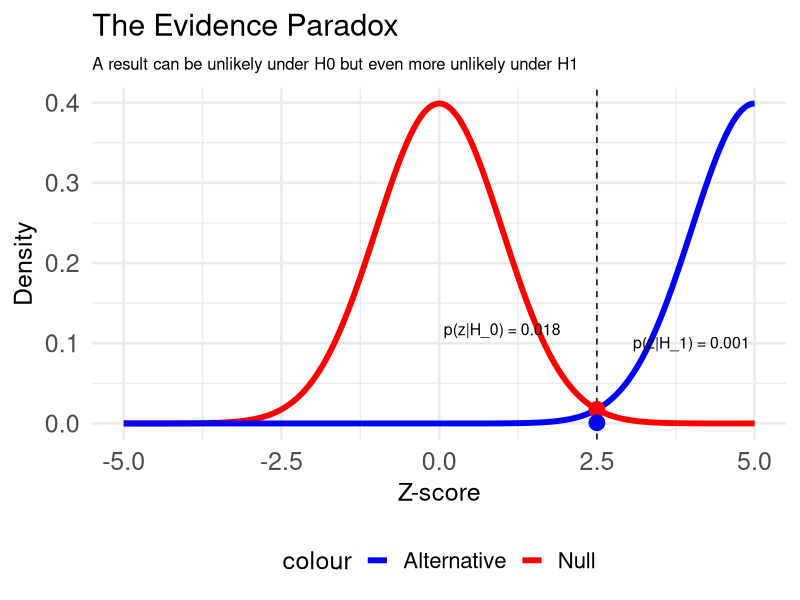
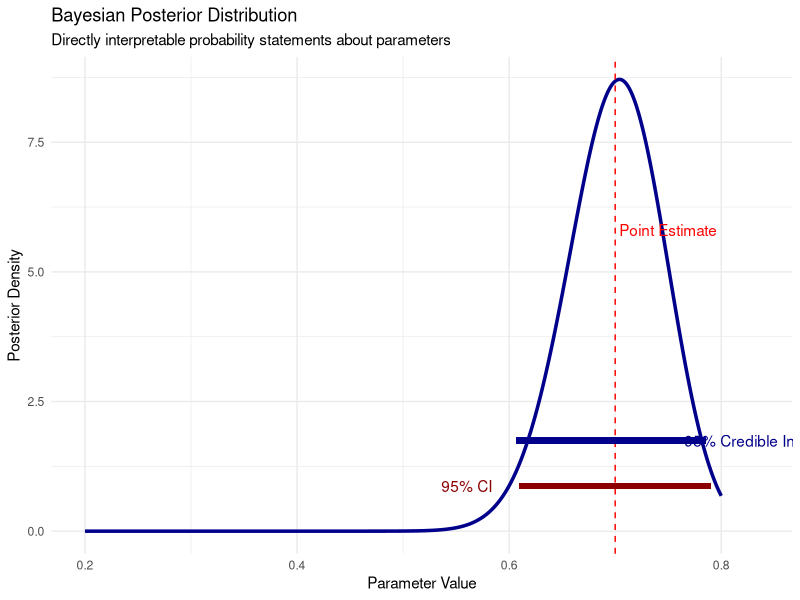
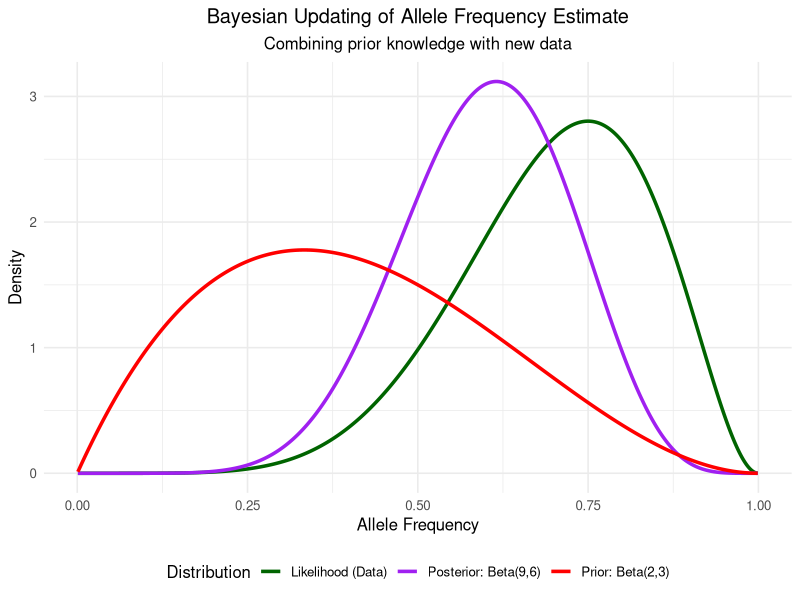
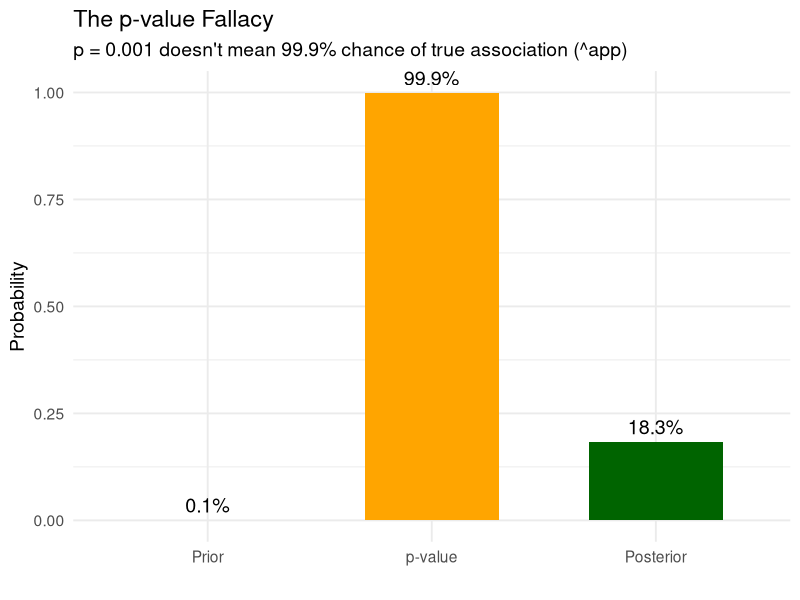
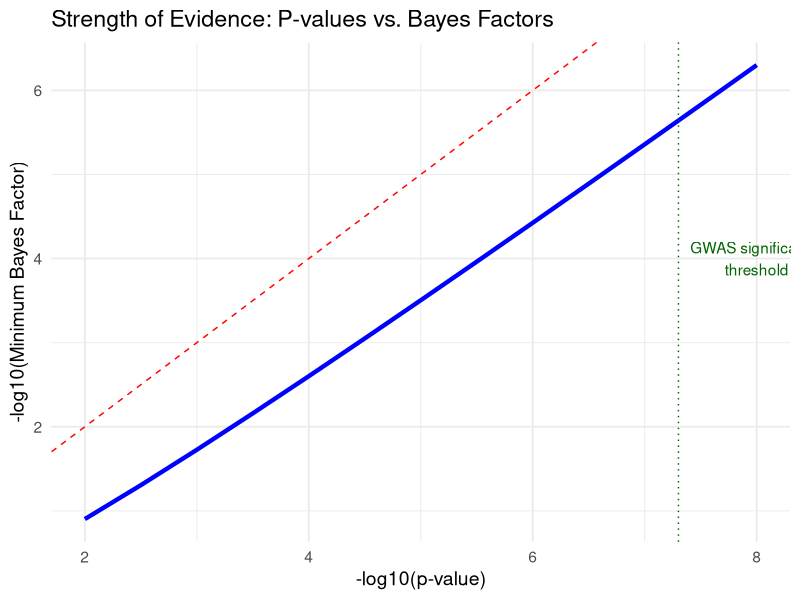
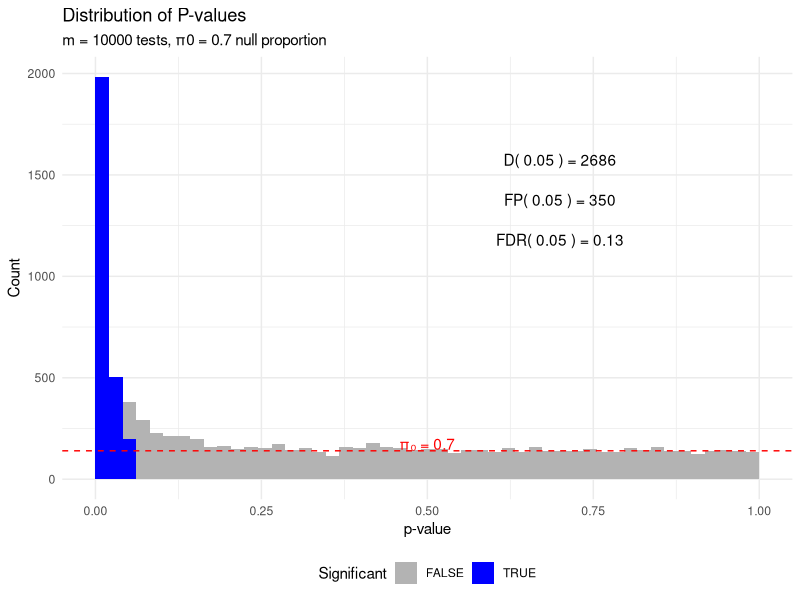
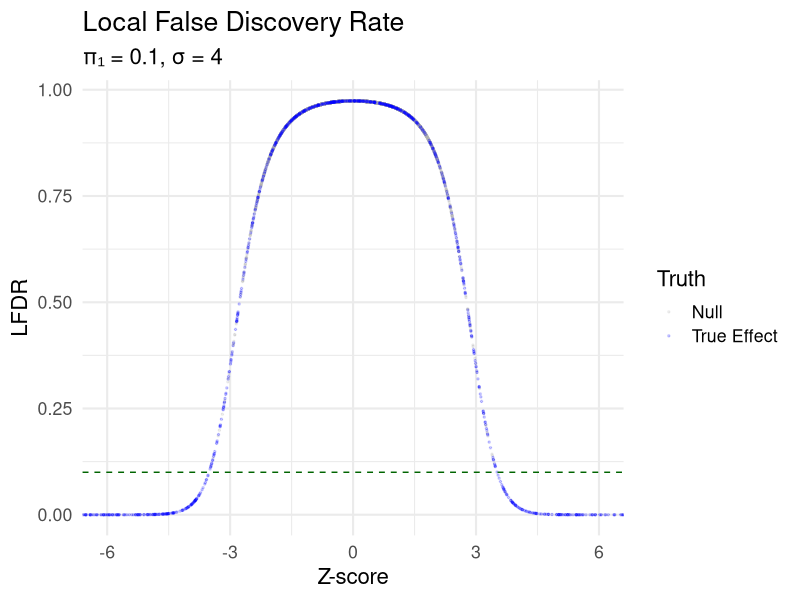
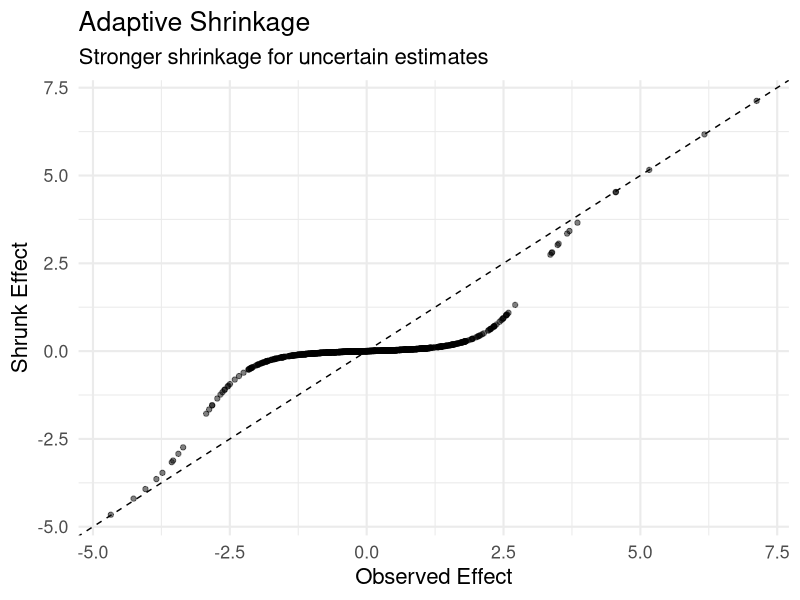

Write R code to recreate these figures, in order.
## ---- chunk 1
# Load necessary packages
library(tidyverse)
library(ggplot2)
library(reshape2)
library(viridis)
library(gtools)     # For Dirichlet distribution
library(gridExtra)  # For arranging plots

# Set a clean theme for all plots
theme_set(theme_minimal(base_size = 12) + 
          theme(plot.title = element_text(hjust = 0.5),
                plot.subtitle = element_text(hjust = 0.5)))

# Set seed for reproducibility
set.seed(42)
## ---- chunk 2
# Create example of evidence paradox
z <- seq(-5, 5, length.out = 1000)
null_density <- dnorm(z, 0, 1)
alt_density <- dnorm(z, 5, 1)  # Alternative with larger variance

# Create example point
z_obs <- 2.5  # A "significant" observation
null_prob <- dnorm(z_obs, 0, 1)
alt_prob <- dnorm(z_obs, 6, 1)

# Create data frame for plotting
paradox_data <- data.frame(
    z = z,
    Null = null_density,
    Alternative = alt_density
)

# Plot
ggplot() +
    geom_line(data = paradox_data, aes(x = z, y = Null, color = "Null"), size = 2) +
    geom_line(data = paradox_data, aes(x = z, y = Alternative, color = "Alternative"), size = 2) +
    geom_vline(xintercept = z_obs, linetype = "dashed") +
    geom_point(aes(x = z_obs, y = null_prob), color = "red", size = 5) +
    geom_point(aes(x = z_obs, y = alt_prob), color = "blue", size = 5) +
    scale_color_manual(values = c("Null" = "red", "Alternative" = "blue")) +
    annotate("text", x = z_obs - 1.5, y = null_prob+0.1, 
             label = sprintf("p(z|H_0) = %.3f", null_prob), size = 4) +
    annotate("text", x = z_obs +1.5, y = alt_prob+0.1, 
             label = sprintf("p(z|H_1) = %.3f", alt_prob), size =4 ) +
    labs(title = "The Evidence Paradox",
         subtitle = "A result can be unlikely under H0 but even more unlikely under H1",
         x = "Z-score",
         y = "Density") +
    theme_minimal(base_size = 20) +
    theme(legend.position = "bottom",
          legend.text = element_text(size = 16),
          legend.title = element_text(size = 18),
          axis.text = element_text(size = 18),
          axis.title = element_text(size = 18),
          plot.title = element_text(size = 22),
          plot.subtitle = element_text(size = 12))
## ---- chunk 3
# Create example data for frequentist vs Bayesian comparison
x <- seq(0.2, 0.8, length = 1000)

# Bayesian posterior (beta distribution)
post_y <- dbeta(x, 70, 30)

# Create data frame for plotting
plot_data <- data.frame(
  x = x,
  y = post_y
)

# Point estimate
point_est <- 0.7
ci_lower <- 0.61
ci_upper <- 0.79
cred_lower <- qbeta(0.025, 70, 30)
cred_upper <- qbeta(0.975, 70, 30)

# Get maximum y value for annotation positioning
max_y_val <- max(plot_data$y)

# Plot
ggplot(plot_data, aes(x = x, y = y)) +
  geom_line(size = 1.2, color = "darkblue") +
  geom_vline(xintercept = point_est, color = "red", linetype = "dashed") +
  geom_segment(aes(x = ci_lower, xend = ci_upper, y = max_y_val/10, yend = max_y_val/10), 
               color = "darkred", size = 2) +
  geom_segment(aes(x = cred_lower, xend = cred_upper, y = max_y_val/5, yend = max_y_val/5), 
               color = "darkblue", size = 2) +
  annotate("text", x = point_est + 0.05, y = max_y_val/1.5, 
           label = "Point Estimate", color = "red") +
  annotate("text", x = ci_lower - 0.05, y = max_y_val/10, 
           label = "95% CI", color = "darkred") +
  annotate("text", x = cred_upper + 0.05, y = max_y_val/5, 
           label = "95% Credible Interval", color = "darkblue") +
  labs(title = "Bayesian Posterior Distribution",
       subtitle = "Directly interpretable probability statements about parameters",
       x = "Parameter Value", 
       y = "Posterior Density") +
  theme_minimal()
## ---- chunk 4
# Create data for three distributions
x <- seq(0.001, 0.999, length = 1000)
prior <- data.frame(x = x, y = dbeta(x, 2, 3), Distribution = "Prior: Beta(2,3)")
likelihood <- data.frame(x = x, y = dbeta(x, 7, 3), Distribution = "Likelihood (Data)")
posterior <- data.frame(x = x, y = dbeta(x, 9, 6), Distribution = "Posterior: Beta(9,6)")

# Combine data
all_distributions <- rbind(prior, likelihood, posterior)

# Plot all three distributions
ggplot(all_distributions, aes(x = x, y = y, color = Distribution)) +
  geom_line(size = 1.2) +
  scale_color_manual(values = c("darkgreen", "purple", "red")) +
  labs(title = "Bayesian Updating of Allele Frequency Estimate",
       subtitle = "Combining prior knowledge with new data",
       x = "Allele Frequency", 
       y = "Density") +
  theme(legend.position = "bottom")
## ---- chunk 5
# Parameters
prior_prob <- 1/1000  # Prior probability of true association
p_value <- 0.001      # Observed p-value

# Convert p-value to z-score
z <- qnorm(p_value/2, lower.tail = FALSE)

# Calculate Bayes factor (approximate)
bf <- exp(z^2/2)

# Calculate posterior probability
posterior <- (prior_prob * bf) / (prior_prob * bf + (1 - prior_prob))

# Create data for visualization
df <- data.frame(
  Stage = factor(c("Prior", "p-value", "Posterior"), 
                levels = c("Prior", "p-value", "Posterior")),
  Probability = c(prior_prob, 1-p_value, posterior),
  Label = c(paste0(round(prior_prob*100, 2), "%"), 
           paste0(round((1-p_value)*100, 1), "%"), 
           paste0(round(posterior*100, 1), "%"))
)

# Create plot
ggplot(df, aes(x = Stage, y = Probability)) +
  geom_bar(stat = "identity", fill = c("lightblue", "orange", "darkgreen"), width = 0.6) +
  geom_text(aes(label = Label), vjust = -0.5, size = 5) +
  ylim(0, 1) +
  labs(title = "The p-value Fallacy",
       subtitle = "p = 0.001 doesn't mean 99.9% chance of true association (^app)",
       x = "", y = "Probability") +
  theme_minimal(base_size = 14)
## ---- chunk 6
# Create data
p_values <- 10^seq(-8, -2, 0.5)
log10_p <- -log10(p_values)
min_bf <- -exp(1) * p_values * log(p_values)
log10_min_bf <- -log10(min_bf)

# Create plot data
plot_data <- data.frame(
  log10_p = log10_p,
  log10_min_bf = log10_min_bf
)

# Plot
ggplot(plot_data, aes(x = log10_p, y = log10_min_bf)) +
  geom_line(size = 1.5, color = "blue") +
  geom_abline(slope = 1, intercept = 0, linetype = "dashed", color = "red") +
  geom_vline(xintercept = -log10(5e-8), linetype = "dotted", color = "darkgreen") +
  annotate("text", x = 8, y = 4, label = "GWAS significance\nthreshold", color = "darkgreen") +
  labs(title = "Strength of Evidence: P-values vs. Bayes Factors",
       x = "-log10(p-value)",
       y = "-log10(Minimum Bayes Factor)") +
  theme_minimal(base_size = 14)
## ---- chunk 7
# Set parameters
set.seed(123)
m <- 10000  # Total number of tests
pi0 <- 0.7  # True proportion of null hypotheses
alpha <- 0.05  # Significance threshold

# Generate p-values
# From null hypotheses
n_null <- round(m * pi0)
p_null <- runif(n_null)

# From alternative hypotheses
n_alt <- m - n_null
p_alt <- rbeta(n_alt, 0.3, 8)  # This creates p-values that tend to be small

# Combine p-values
p_values <- c(p_null, p_alt)

# Calculate key quantities
D_p <- sum(p_values <= alpha)  # Number of significant tests
FP_p <- pi0 * m * alpha       # Expected number of false positives
FDR_p <- FP_p / D_p           # False discovery rate

# Create data frame for plotting
df <- data.frame(
  p_value = p_values,
  significant = p_values <= alpha
)

# Create plot
ggplot(df, aes(x = p_value, fill = significant)) +
  geom_histogram(bins = 50, boundary = 0) +
  geom_hline(yintercept = pi0 * m/50, linetype = "dashed", color = "red") +  # Line at pi0
  annotate("text", x = 0.5, y = pi0 * m/40, 
           label = paste("π₀ =", pi0), color = "red") +
  annotate("text", x = 0.7, y = max(hist(df$p_value, breaks = 50, plot = FALSE)$counts) * 0.8,
           label = paste("D(", alpha, ") =", D_p)) +
  annotate("text", x = 0.7, y = max(hist(df$p_value, breaks = 50, plot = FALSE)$counts) * 0.7,
           label = paste("FP(", alpha, ") =", round(FP_p))) +
  annotate("text", x = 0.7, y = max(hist(df$p_value, breaks = 50, plot = FALSE)$counts) * 0.6,
           label = paste("FDR(", alpha, ") =", round(FDR_p, 3))) +
  scale_fill_manual(values = c("grey70", "blue")) +
  labs(title = "Distribution of P-values",
       subtitle = paste0("m = ", m, " tests, π0 = ", pi0, " null proportion"),
       x = "p-value",
       y = "Count",
       fill = "Significant") +
  theme_minimal() +
  theme(legend.position = "bottom")

## ---- chunk 8

set.seed(123)
n_tests <- 10000
pi1 <- 0.10  # 10% true effects
sigma <- 4    # Effect size parameter

# Generate true and null effects
n_true <- round(n_tests * pi1)
n_null <- n_tests - n_true

# Null effects
z_null <- rnorm(n_null, 0, 1)
# True effects
z_true <- rnorm(n_true, 0, sqrt(1 + sigma^2))

# Calculate LFDR for each z-score
calc_lfdr <- function(z, pi1=0.10, sigma=4) {  # Match the parameters used to generate data
  f0 <- dnorm(z, 0, 1)
  f1 <- dnorm(z, 0, sqrt(1 + sigma^2))
  f <- (1-pi1)*f0 + pi1*f1
  (1-pi1)*f0/f
}

# Create data frame
plot_data <- data.frame(
  z_score = c(z_null, z_true),
  is_true = factor(c(rep(0, n_null), rep(1, n_true))),
  lfdr = c(
    calc_lfdr(z_null),
    calc_lfdr(z_true)
  )
)

# Plot with some improvements
ggplot(plot_data, aes(x = z_score, y = lfdr, color = is_true)) +
  geom_point(alpha = 0.2, size = 0.5) +  # Smaller points, more transparency
  geom_hline(yintercept = 0.1, linetype = "dashed", color = "darkgreen") +
  scale_color_manual(values = c("0" = "gray70", "1" = "blue"),
                    labels = c("Null", "True Effect"),
                    name = "Truth") +
  labs(title = "Local False Discovery Rate",
       subtitle = paste0("π₁ = ", pi1, ", σ = ", sigma),
       x = "Z-score", 
       y = "LFDR") +
  theme_minimal(base_size = 16) +
  coord_cartesian(xlim = c(-6, 6))  # F
## ---- chunk 9

# Visualization of adaptive shrinkage
set.seed(456)
n_tests <- 1000
pi1 <- 0.1
sigma <- 2

# Generate data
true_effects <- rnorm(n_tests, 0, sigma)
is_null <- rbinom(n_tests, 1, 1-pi1)
true_effects[is_null == 1] <- 0

# Add noise
observed_effects <- true_effects + rnorm(n_tests, 0, 1)

# Calculate posterior means (simplified)
posterior_means <- observed_effects * (1 - calc_lfdr(observed_effects, pi1, sigma))

# Create data frame
shrinkage_data <- data.frame(
  Observed = observed_effects,
  True = true_effects,
  Shrunk = posterior_means
)

# Plot
ggplot(shrinkage_data, aes(x = Observed, y = Shrunk)) +
  geom_point(alpha = 0.5) +
  geom_abline(slope = 1, intercept = 0, linetype = "dashed") +
  labs(title = "Adaptive Shrinkage",
       subtitle = "Stronger shrinkage for uncertain estimates",
       x = "Observed Effect", 
       y = "Shrunk Effect") +
  theme_minimal(base_size = 16)  # Increased base size
## ---- chunk 10
# Create visualization of the distributions
set.seed(123)
z <- seq(-5, 5, length.out = 1000)
pi1 <- 0.05

# Compare different prior variances
sigma1 <- 1
sigma2 <- 2
sigma3 <- 4

# Calculate densities for different prior variances
f0 <- dnorm(z, 0, 1)  # Null distribution
f1_small <- dnorm(z, 0, sqrt(1 + sigma1^2))  # Alternative with small variance
f1_med <- dnorm(z, 0, sqrt(1 + sigma2^2))    # Alternative with medium variance
f1_large <- dnorm(z, 0, sqrt(1 + sigma3^2))  # Alternative with large variance

# Create data frame
dist_data <- data.frame(
  z = rep(z, 4),
  density = c(f0, f1_small, f1_med, f1_large),
  Distribution = factor(rep(c("Null", "Alt (σ²=1)", "Alt (σ²=4)", "Alt (σ²=16)"), 
                          each = length(z)))
)

# Plot with larger size
ggplot(dist_data, aes(x = z, y = density, color = Distribution)) +
  geom_line(size = 2) +
  scale_color_manual(values = c("Null" = "red", 
                               "Alt (σ²=1)" = "blue", 
                               "Alt (σ²=4)" = "darkgreen",
                               "Alt (σ²=16)" = "purple")) +
  labs(title = "Effect of Prior Variance on Alternative Distribution",
       subtitle = "Larger prior variance (σ²) leads to less shrinkage",
       x = "Z-score", 
       y = "Density") +
  theme_minimal(base_size = 20) +  # Increased base font size
  theme(legend.position = "bottom",
        legend.text = element_text(size = 16),
        legend.title = element_text(size = 18),
        axis.text = element_text(size = 16),
        axis.title = element_text(size = 18),
        plot.title = element_text(size = 22),
        plot.subtitle = element_text(size = 18))

## ---- chunk 11
# Demonstrate shrinkage with different prior variances
set.seed(456)
n_tests <- 1000
true_effects <- c(rep(0, n_tests * 0.95), rnorm(n_tests * 0.05, 0, 2))
observed_effects <- true_effects + rnorm(n_tests, 0, 1)

# Calculate posterior means with different prior variances
calc_shrinkage <- function(z, pi1, sigma) {
  f0 <- dnorm(z, 0, 1)
  f1 <- dnorm(z, 0, sqrt(1 + sigma^2))
  f <- (1-pi1)*f0 + pi1*f1
  lfdr <- (1-pi1)*f0/f
  z * (1 - lfdr)  # Simplified shrinkage estimate
}

shrunk_small <- calc_shrinkage(observed_effects, 0.05, 1)
shrunk_med <- calc_shrinkage(observed_effects, 0.05, 2)
shrunk_large <- calc_shrinkage(observed_effects, 0.05, 4)

# Create data frame for plotting
shrinkage_data <- data.frame(
  Observed = rep(observed_effects, 3),
  Shrunk = c(shrunk_small, shrunk_med, shrunk_large),
  PriorVar = factor(rep(c("σ²=1", "σ²=4", "σ²=16"), each = n_tests))
)

# Plot with larger size
ggplot(shrinkage_data, aes(x = Observed, y = Shrunk, color = PriorVar)) +
  geom_point(alpha = 0.5, size = 3) +
  geom_abline(slope = 1, intercept = 0, linetype = "dashed") +
  scale_color_manual(values = c("σ²=1" = "blue", 
                               "σ²=4" = "darkgreen",
                               "σ²=16" = "purple")) +
  labs(title = "Effect of Prior Variance on Shrinkage",
       subtitle = "Larger prior variance leads to less shrinkage toward zero",
       x = "Observed Effect", 
       y = "Shrunk Effect",
       color = "Prior Variance") +
  theme_minimal(base_size = 20) +
  theme(legend.position = "bottom",
        legend.text = element_text(size = 16),
        legend.title = element_text(size = 18),
        axis.text = element_text(size = 16),
        axis.title = element_text(size = 18),
        plot.title = element_text(size = 22),
        plot.subtitle = element_text(size = 18))
## ---- chunk 12
library(MASS)
sig1 =2;sig2=3
cov1=matrix(c(sig1^2,sig1*sig2,sig2*sig1,sig2^2),byrow = TRUE,nrow=2)
m=mvrnorm(10000,mu = rep(0,2),Sigma = cov1)
plot(m[,1],m[,2],xlab="Effect 1",ylab="Effect 2")
abline(c(0,1))
## ---- chunk 13
library(MASS)  # for mvrnorm
library(patchwork)  # for plot combining

# Simulate data for two groups with different patterns
set.seed(789)
n_effects <- 1000

# Generate true patterns
null_effects <- matrix(0, nrow = n_effects * 0.8, ncol = 2)
shared_effects <- matrix(rnorm(n_effects * 0.1 * 2, 0, 2), ncol = 2)  # Same in both groups
group1_specific <- cbind(rnorm(n_effects * 0.05, 0, 2), rep(0, n_effects * 0.05))
group2_specific <- cbind(rep(0, n_effects * 0.05), rnorm(n_effects * 0.05, 0, 2))

# Combine patterns
true_effects <- rbind(null_effects, shared_effects, group1_specific, group2_specific)
pattern_labels <- c(rep("Null", n_effects * 0.8),
                   rep("Shared", n_effects * 0.1),
                   rep("Group1-specific", n_effects * 0.05),
                   rep("Group2-specific", n_effects * 0.05))

# Add noise
observed_effects <- true_effects + matrix(rnorm(n_effects * 2, 0, 1), ncol = 2)

# Function for bivariate normal density
dbvnorm <- function(x, y, mu1, mu2, sigma1, sigma2, rho) {
    z1 <- (x - mu1)/sigma1
    z2 <- (y - mu2)/sigma2
    exp(-(z1^2 + z2^2 - 2*rho*z1*z2)/(2*(1-rho^2))) / 
        (2*pi*sigma1*sigma2*sqrt(1-rho^2))
}

# Calculate simple shrinkage (univariate - shrinking each group separately)
univ_shrink <- function(x, pi1 = 0.2, sigma = 2) {
    f0 <- dnorm(x, 0, 1)
    f1 <- dnorm(x, 0, sqrt(1 + sigma^2))
    f <- (1-pi1)*f0 + pi1*f1
    lfdr <- (1-pi1)*f0/f
    x * (1 - lfdr)
}

# Univariate shrinkage
shrunk_univ <- cbind(univ_shrink(observed_effects[,1]),
                     univ_shrink(observed_effects[,2]))

# Simulate mash-style shrinkage (simplified)
mash_shrink <- function(x, y, rho = 0.5, pi1 = 0.2, sigma = 2) {
    # Simplified bivariate normal calculations
    null_prob <- (1-pi1) * dnorm(x, 0, 1) * dnorm(y, 0, 1)
    alt_prob <- pi1 * dbvnorm(x, y, 0, 0, sigma, sigma, rho)
    post_weight <- alt_prob / (null_prob + alt_prob)
    return(c(x * post_weight, y * post_weight))
}

# Apply mash-style shrinkage
shrunk_mash <- t(apply(observed_effects, 1, function(x) 
    mash_shrink(x[1], x[2])))

# Create plotting data
plot_data <- data.frame(
    Group1_obs = observed_effects[,1],
    Group2_obs = observed_effects[,2],
    Group1_univ = shrunk_univ[,1],
    Group2_univ = shrunk_univ[,2],
    Group1_mash = shrunk_mash[,1],
    Group2_mash = shrunk_mash[,2],
    Pattern = factor(pattern_labels)
)

# Create plots
p1 <- ggplot(plot_data, aes(x = Group1_obs, y = Group2_obs, color = Pattern)) +
    geom_point(alpha = 0.6, size = 3) +
    scale_color_brewer(palette = "Set1") +
    labs(title = "Observed Effects",
         x = "Group 1", 
         y = "Group 2") +
    theme_minimal(base_size = 20) +
    theme(legend.position = "bottom")

p2 <- ggplot(plot_data, aes(x = Group1_univ, y = Group2_univ, color = Pattern)) +
    geom_point(alpha = 0.6, size = 3) +
    scale_color_brewer(palette = "Set1") +
    labs(title = "Univariate Shrinkage",
         x = "Group 1", 
         y = "Group 2") +
    theme_minimal(base_size = 20) +
    theme(legend.position = "bottom")

p3 <- ggplot(plot_data, aes(x = Group1_mash, y = Group2_mash, color = Pattern)) +
    geom_point(alpha = 0.6, size = 3) +
    scale_color_brewer(palette = "Set1") +
    labs(title = "Multivariate Shrinkage (mash)",
         x = "Group 1", 
         y = "Group 2") +
    theme_minimal(base_size = 20) +
    theme(legend.position = "bottom")

# Combine plots
(p1 | p2 | p3) + 
    plot_annotation(title = "Effect of Different Shrinkage Methods",
                   subtitle = "mash better preserves true patterns of sharing",
                   theme = theme(plot.title = element_text(size = 24),
                               plot.subtitle = element_text(size = 20)))
## ---- chunk 14
#| fig-height: 5
# Create a visualization of Beta-Binomial for allele frequencies
set.seed(123)

# Parameters
true_af <- 0.3
n_samples <- 20
n_reads_per_sample <- 30

# Generate data
genotypes <- rbinom(n_samples, 2, true_af)
read_counts <- rbinom(n_samples, n_reads_per_sample, genotypes/2)
total_alt <- sum(read_counts)
total_reads <- n_samples * n_reads_per_sample

# Create data for plotting
x <- seq(0, 1, length.out = 200)

# Different priors
priors <- list(
  "Flat" = c(1, 1),
  "Informative" = c(10, 20),
  "Incorrect" = c(20, 5)
)

# Create data frame for plotting
plot_data <- data.frame()

for (prior_name in names(priors)) {
  prior_params <- priors[[prior_name]]
  alpha_prior <- prior_params[1]
  beta_prior <- prior_params[2]
  
  # Prior
  prior_y <- dbeta(x, alpha_prior, beta_prior)
  
  # Posterior
  alpha_post <- alpha_prior + total_alt
  beta_post <- beta_prior + total_reads - total_alt
  posterior_y <- dbeta(x, alpha_post, beta_post)
  
  # Add to data frame
  plot_data <- rbind(plot_data, 
                    data.frame(
                      x = x,
                      y = prior_y,
                      Distribution = "Prior",
                      Prior = prior_name
                    ),
                    data.frame(
                      x = x,
                      y = posterior_y,
                      Distribution = "Posterior",
                      Prior = prior_name
                    ))
}

# Add true value line
plot_data$Distribution <- factor(plot_data$Distribution, 
                               levels = c("Prior", "Posterior"))

# Create plot
  ggplot(plot_data, aes(x = x, y = y, linetype = Distribution, color = as.factor(Prior))) +
  geom_line(size = 1.2) +
  geom_vline(xintercept = true_af, linetype = "dashed", color = "black") +
  #scale_color_manual(values = c("Prior" = "blue", "Posterior" = "red")) +
  labs(title = "Beta-Binomial for Allele Frequency Estimation",
       subtitle = paste0("True AF = ", true_af, ", Observed = ", round(total_alt/total_reads, 3)),
       x = "Allele Frequency", 
       y = "Density") +
  theme(legend.position = "bottom")
## ---- chunk 15
#| fig-height: 5
# Create a function to generate conjugate updating visualization
plot_conjugate_updating <- function() {
  # Initial prior
  alpha0 <- 2
  beta0 <- 8
  
  # Data observations (success/failure)
  data <- c(1, 1, 0, 1, 1, 0, 1, 1, 1, 0)
  
  # Create sequence for plotting
  x <- seq(0, 1, length.out = 200)
  
  # Initialize data frame for plotting
  plot_data <- data.frame()
  
  # Initial prior
  prior_y <- dbeta(x, alpha0, beta0)
  plot_data <- rbind(plot_data, data.frame(
    x = x, y = prior_y, 
    step = 0, 
    label = paste0("Prior: Beta(", alpha0, ",", beta0, ")")
  ))
  
  # Update step by step
  alpha <- alpha0
  beta <- beta0
  
  for (i in 1:length(data)) {
    # Update parameters
    if (data[i] == 1) {
      alpha <- alpha + 1
    } else {
      beta <- beta + 1
    }
    
    # Only plot a subset of steps for clarity
    if (i %in% c(1, 3, 5, 10)) {
      posterior_y <- dbeta(x, alpha, beta)
      plot_data <- rbind(plot_data, data.frame(
        x = x, y = posterior_y, 
        step = i, 
        label = paste0("After ", i, " observations: Beta(", alpha, ",", beta, ")")
      ))
    }
  }
  
  # Convert step to factor for proper ordering
  plot_data$step <- factor(plot_data$step, levels = c(0, 1, 3, 5, 10))
  
  # Create plot
  ggplot(plot_data, aes(x = x, y = y, color = step, group = step)) +
    geom_line(size = 1.2) +
    scale_color_brewer(palette = "Set1", 
                      name = "Update Step",
                      labels = c("Prior", "After 1 obs", "After 3 obs", 
                                "After 5 obs", "After 10 obs")) +
    labs(title = "Sequential Updating with Conjugate Prior",
         subtitle = "Beta-Binomial conjugacy for allele frequency estimation",
         x = "Allele Frequency", 
         y = "Density") +
    theme(legend.position = "bottom")
}

# Generate the plot
plot_conjugate_updating()
## ---- chunk 16
#| fig-height: 5
# Create a visualization of Dirichlet-Multinomial
set.seed(234)

# Function to generate random points from a Dirichlet distribution
rdirichlet_2d <- function(n, alpha) {
  x <- rgamma(n, alpha[1], 1)
  y <- rgamma(n, alpha[2], 1)
  z <- rgamma(n, alpha[3], 1)
  s <- x + y + z
  return(data.frame(x = x/s, y = y/s, z = z/s))
}

# Parameters
prior_alpha <- c(2, 2, 2)  # Symmetric prior
true_props <- c(0.6, 0.3, 0.1)  # True proportions
n_samples <- 50

# Generate data
counts <- rmultinom(1, n_samples, true_props)

# Calculate posterior
posterior_alpha <- prior_alpha + counts

# Generate points for visualization
n_points <- 1000
prior_points <- rdirichlet_2d(n_points, prior_alpha)
posterior_points <- rdirichlet_2d(n_points, posterior_alpha)

# Combine data
prior_points$Distribution <- "Prior"
posterior_points$Distribution <- "Posterior"
all_points <- rbind(prior_points, posterior_points)

# Create ternary plot data
# We'll use a 2D projection since ggtern might not be available
project_ternary <- function(df) {
  # Convert to 2D coordinates
  df$X <- 0.5 * (2 * df$y + df$z) / (df$x + df$y + df$z)
  df$Y <- (sqrt(3)/2) * df$z / (df$x + df$y + df$z)
  return(df)
}

plot_data <- project_ternary(all_points)

# Add true value
true_point <- data.frame(x = true_props[1], y = true_props[2], z = true_props[3],
                        Distribution = "True Value")
true_point <- project_ternary(true_point)

# Create plot
ggplot(plot_data, aes(x = X, y = Y, color = Distribution)) +
  geom_point(alpha = 0.3, size = 1) +
  geom_point(data = true_point, color = "black", size = 5, shape = 8) +
  scale_color_manual(values = c("Prior" = "blue", "Posterior" = "red", "True Value" = "black")) +
  labs(title = "Dirichlet-Multinomial for Multiple Alleles",
       subtitle = paste0("Prior: Dirichlet(", paste(prior_alpha, collapse = ","), 
                       "), Counts: ", paste(counts, collapse = ",")),
       x = "", y = "") +
  theme(legend.position = "bottom",
        axis.text = element_blank(),
        axis.ticks = element_blank()) +
  annotate("text", x = 0, y = 0, label = "A") +
  annotate("text", x = 1, y = 0, label = "B") +
  annotate("text", x = 0.5, y = sqrt(3)/2, label = "C")
## ---- chunk 17
#| fig-height: 6
# Create a simple mixture model visualization
set.seed(123)

# Define mixture parameters
means <- c(-2.5, 1.5)
sds <- c(0.7, 1.2)
weights <- c(0.4, 0.6)

# Generate data from mixture
n_samples <- 1000
component <- sample(1:2, n_samples, replace = TRUE, prob = weights)
x <- rnorm(n_samples, mean = means[component], sd = sds[component])

# Create data frame for histogram
hist_data <- data.frame(x = x, component = factor(component))

# Create data for component densities
x_seq <- seq(-6, 6, length.out = 500)
comp1_density <- weights[1] * dnorm(x_seq, mean = means[1], sd = sds[1])
comp2_density <- weights[2] * dnorm(x_seq, mean = means[2], sd = sds[2])
mixture_density <- comp1_density + comp2_density

density_data <- data.frame(
  x = rep(x_seq, 3),
  y = c(comp1_density, comp2_density, mixture_density),
  Component = factor(rep(c("Component 1", "Component 2", "Mixture"), each = length(x_seq)))
)

# Create plot
ggplot() +
  geom_histogram(data = hist_data, aes(x = x, y = after_stat(density), fill = component), 
                bins = 50, alpha = 0.5, position = "identity") +
  geom_line(data = density_data, aes(x = x, y = y, color = Component), size = 1.2) +
  scale_fill_manual(values = c("lightblue", "lightgreen"), name = "True Component") +
  scale_color_manual(values = c("blue", "darkgreen", "red")) +
  labs(title = "Gaussian Mixture Model",
       subtitle = "Two underlying subpopulations create a complex distribution",
       x = "Value", 
       y = "Density") +
  theme(legend.position = "bottom")
## ---- chunk 18
#| fig-height: 6
# Simplified EM visualization
set.seed(789)

# Generate data from a mixture of two Gaussians
n <- 200
true_means <- c(-2, 2)
true_sds <- c(0.8, 0.8)
true_weights <- c(0.4, 0.6)

z <- sample(1:2, n, replace = TRUE, prob = true_weights)
x <- rnorm(n, mean = true_means[z], sd = true_sds[z])

# Create data for visualization
iterations <- c("Initial", "Iteration 1", "Iteration 3", "Final")
means1 <- c(-1, -1.5, -1.8, -2.0)
means2 <- c(1, 1.4, 1.8, 2.0)
sds1 <- c(1.2, 1.0, 0.9, 0.8)
sds2 <- c(1.2, 1.0, 0.9, 0.8)
weights1 <- c(0.5, 0.45, 0.42, 0.4)
weights2 <- c(0.5, 0.55, 0.58, 0.6)

# Create data frame for plotting
plot_data <- data.frame()
x_seq <- seq(-5, 5, length.out = 200)

for (i in 1:length(iterations)) {
  # Component 1
  comp1 <- data.frame(
    x = x_seq,
    y = weights1[i] * dnorm(x_seq, mean = means1[i], sd = sds1[i]),
    Component = "Component 1",
    Iteration = iterations[i]
  )
  
  # Component 2
  comp2 <- data.frame(
    x = x_seq,
    y = weights2[i] * dnorm(x_seq, mean = means2[i], sd = sds2[i]),
    Component = "Component 2",
    Iteration = iterations[i]
  )
  
  # Mixture
  mixture <- data.frame(
    x = x_seq,
    y = comp1$y + comp2$y,
    Component = "Mixture",
    Iteration = iterations[i]
  )
  
  plot_data <- rbind(plot_data, comp1, comp2, mixture)
}

# Create histogram data
hist_data <- data.frame(x = x, Iteration = "Data")

# Create plot
ggplot() +
  # Add histogram for data
  geom_histogram(data = hist_data, aes(x = x, y = after_stat(density)), 
                bins = 30, fill = "gray80", color = "black", alpha = 0.5) +
  # Add component and mixture densities
  geom_line(data = plot_data, 
           aes(x = x, y = y, color = Component, group = interaction(Component, Iteration)),
           size = 1) +
  # Facet by iteration
  facet_wrap(~ Iteration, ncol = 2) +
  # Customize colors
  scale_color_manual(values = c("Component 1" = "blue", "Component 2" = "green", "Mixture" = "red")) +
  # Add labels
  labs(title = "EM Algorithm Convergence",
       subtitle = "Mixture model fit improves with each iteration",
       x = "Value", 
       y = "Density") +
  theme_minimal() +
  theme(legend.position = "bottom")
## ---- chunk 19
#| fig-height: 6
# Create a visualization of population structure
set.seed(456)

# Number of individuals and populations
n_ind <- 60
n_pop <- 3

# Create admixture proportions
# First 20 individuals mostly from pop1, etc.
admixture <- matrix(0, nrow = n_ind, ncol = n_pop)
for (i in 1:n_ind) {
  if (i <= 20) {
    admixture[i,] <- c(0.8, 0.1, 0.1) + rnorm(3, 0, 0.05)
  } else if (i <= 40) {
    admixture[i,] <- c(0.1, 0.8, 0.1) + rnorm(3, 0, 0.05)
  } else {
    admixture[i,] <- c(0.1, 0.1, 0.8) + rnorm(3, 0, 0.05)
  }
  # Ensure proportions are positive and sum to 1
  admixture[i,] <- pmax(admixture[i,], 0)
  admixture[i,] <- admixture[i,] / sum(admixture[i,])
}

# Create data frame for plotting
admix_df <- data.frame(
  Individual = rep(1:n_ind, n_pop),
  Population = factor(rep(paste0("Pop", 1:n_pop), each = n_ind)),
  Proportion = c(admixture)
)

# Create barplot
ggplot(admix_df, aes(x = Individual, y = Proportion, fill = Population)) +
  geom_col(width = 1) +
  scale_fill_brewer(palette = "Set1") +
  labs(title = "Population Structure as a Mixture Model",
       subtitle = "Each individual is a mixture of ancestral populations",
       x = "Individual", 
       y = "Ancestry Proportion") +
  theme(axis.text.x = element_blank(),
        axis.ticks.x = element_blank())
## ---- chunk 20
#| fig-height: 6
#| fig-width: 6
#| echo: false
#| warning: false
#| message: false

library(ggplot2)
library(viridis)
library(patchwork)

set.seed(567)

n_ind <- 100
n_pop <- 3
n_markers <- 20

pop_freqs <- matrix(rbeta(n_pop * n_markers, 0.5, 0.5), nrow = n_pop)

# Create ancestry proportions
q <- matrix(0, nrow = n_ind, ncol = n_pop)
q[1:40, 1] <- rbeta(40, 10, 1)
q[41:70, 2] <- rbeta(30, 10, 1)
q[71:100, 3] <- rbeta(30, 10, 1)
q <- t(apply(q + 0.05, 1, function(x) x / sum(x)))

# Dataframes
q_df <- data.frame(
  Individual = rep(1:n_ind, n_pop),
  Population = factor(rep(paste0("Pop", 1:n_pop), each = n_ind)),
  Proportion = as.vector(q)
)

freq_df <- data.frame(
  Population = factor(rep(paste0("Pop", 1:n_pop), each = n_markers)),
  Marker = factor(rep(paste0("M", 1:n_markers), times = n_pop)),
  Frequency = c(pop_freqs)
)

# Plots
p1 <- ggplot(q_df, aes(x = Individual, y = Population, fill = Proportion)) +
  geom_tile() +
  scale_fill_viridis() +
  labs(title = "Ancestry Proportions",
       subtitle = "Each individual's genetic ancestry",
       x = "Individual", y = "Ancestral Population") +
  theme_minimal(base_size = 10) +
  theme(axis.text.x = element_blank(), axis.ticks.x = element_blank())

p2 <- ggplot(freq_df, aes(x = Marker, y = Population, fill = Frequency)) +
  geom_tile() +
  scale_fill_viridis() +
  labs(title = "Population Allele Frequencies",
       subtitle = "Each population's genetic profile",
       x = "Genetic Marker", y = "Ancestral Population") +
  theme_minimal(base_size = 10)

p1 / p2  # patchwork layout
## ---- chunk 21
library(tidyverse)
library(viridis)
library(patchwork)

set.seed(2024)

# Parameters
n_ind <- 12
n_pop <- 2
n_marker <- 3

# 1. Simulate population allele frequencies (for each marker, each pop)
pop_freqs <- matrix(runif(n_pop * n_marker, 0.2, 0.8), nrow = n_pop)
colnames(pop_freqs) <- paste0("M", 1:n_marker)
rownames(pop_freqs) <- paste0("Pop", 1:n_pop)

# 2. Simulate true ancestry proportions for each individual
# We'll make 4 mostly Pop1, 4 mostly Pop2, 4 admixed
q_true <- rbind(
  t(replicate(4, c(rbeta(1, 8, 2), rbeta(1, 2, 8)))),   # mostly Pop1
  t(replicate(4, c(rbeta(1, 2, 8), rbeta(1, 8, 2)))),   # mostly Pop2
  t(replicate(4, c(rbeta(1, 5, 5), rbeta(1, 5, 5))))    # admixed
)
q_true <- q_true / rowSums(q_true)
colnames(q_true) <- c("Pop1", "Pop2")

# 3. Simulate genotypes for each individual at each marker
# For simplicity, haploid: each allele is drawn from a population with probability = q
geno <- matrix(NA, nrow = n_ind, ncol = n_marker)
for (i in 1:n_ind) {
  for (j in 1:n_marker) {
    # Choose population for this allele
    pop <- sample(1:n_pop, 1, prob = q_true[i, ])
    # Draw allele: 1 = reference (A), 0 = alt (C)
    geno[i, j] <- rbinom(1, 1, pop_freqs[pop, j])
  }
}
colnames(geno) <- paste0("M", 1:n_marker)
rownames(geno) <- paste0("Ind", 1:n_ind)

# 4. "Estimate" ancestry proportions over iterations (toy EM/MCMC)
# We'll start with random q, and update using the observed alleles and pop freqs
n_iter <- 10
q_est <- array(NA, dim = c(n_ind, n_pop, n_iter))
q_est[,,1] <- t(apply(matrix(runif(n_ind * n_pop), ncol = n_pop), 1, function(x) x/sum(x)))

for (it in 2:n_iter) {
  for (i in 1:n_ind) {
    # For each population, compute likelihood of observed alleles
    loglike <- rep(0, n_pop)
    for (k in 1:n_pop) {
      for (j in 1:n_marker) {
        p <- pop_freqs[k, j]
        a <- geno[i, j]
        loglike[k] <- loglike[k] + dbinom(a, 1, p, log=TRUE)
      }
    }
    # Add prior (Dirichlet(1,1) = uniform)
    post <- exp(loglike - max(loglike)) # for stability
    post <- post / sum(post)
    # Update q as convex combination (like EM)
    q_est[i, , it] <- 0.7 * q_est[i, , it-1] + 0.3 * post
    q_est[i, , it] <- q_est[i, , it] / sum(q_est[i, , it])
  }
}

# 5. Prepare data for plotting

# True ancestry
q_true_df <- as.data.frame(q_true)
q_true_df$Individual <- factor(1:n_ind)
q_true_long <- pivot_longer(q_true_df, cols = starts_with("Pop"), names_to = "Population", values_to = "Proportion")

# Estimated ancestry at each iteration
q_est_df <- as.data.frame(q_est[,,n_iter])
colnames(q_est_df) <- c("Pop1", "Pop2")
q_est_df$Individual <- factor(1:n_ind)
q_est_long <- pivot_longer(q_est_df, cols = starts_with("Pop"), names_to = "Population", values_to = "Proportion")

# Estimated ancestry over all iterations (for a few individuals)
q_iter <- lapply(1:6, function(i) {
  as.data.frame(t(q_est[i,,])) %>%
    mutate(Iteration = 1:n_iter, Individual = i)
})
q_iter <- bind_rows(q_iter)
colnames(q_iter)[1:2] <- c("Pop1", "Pop2")
q_iter_long <- pivot_longer(q_iter, cols = c("Pop1", "Pop2"), names_to = "Population", values_to = "Proportion")

# 6. Plot

# STRUCTURE-style barplot: true ancestry
p_true <- ggplot(q_true_long, aes(x = Individual, y = Proportion, fill = Population)) +
  geom_col(width = 1) +
  scale_fill_manual(values = c("Pop1" = "blue", "Pop2" = "red")) +
  labs(title = "True Ancestry Proportions", y = "Proportion", x = "Individual") +
  theme_minimal(base_size = 14)

# STRUCTURE-style barplot: estimated ancestry (final iteration)
p_est <- ggplot(q_est_long, aes(x = Individual, y = Proportion, fill = Population)) +
  geom_col(width = 1) +
  scale_fill_manual(values = c("Pop1" = "blue", "Pop2" = "red")) +
  labs(title = "Estimated Ancestry (Iteration 10)", y = "Proportion", x = "Individual") +
  theme_minimal(base_size = 14)

# Trajectory plot for a few individuals
p_traj <- ggplot(q_iter_long, aes(x = Iteration, y = Proportion, color = Population)) +
  geom_line(size = 1.2) +
  facet_wrap(~ Individual, nrow = 2) +
  scale_color_manual(values = c("Pop1" = "blue", "Pop2" = "red")) +
  labs(title = "Ancestry Proportion Trajectories (First 6 Individuals)", y = "Proportion", x = "Iteration") +
  theme_minimal(base_size = 12)

# Heatmap of population allele frequencies
pop_freqs_df <- as.data.frame(pop_freqs)
pop_freqs_df$Population <- rownames(pop_freqs)
pop_freqs_long <- pivot_longer(pop_freqs_df, cols = starts_with("M"), names_to = "Marker", values_to = "Frequency")
p_freq <- ggplot(pop_freqs_long, aes(x = Marker, y = Population, fill = Frequency)) +
  geom_tile() +
  scale_fill_viridis(option = "C") +
  labs(title = "Population Allele Frequencies", x = "Marker", y = "Population") +
  theme_minimal(base_size = 12)

# Combine plots
(p_true | p_est) / (p_traj | p_freq) + plot_layout(heights = c(1, 1.2))
## ---- chunk 22
# Create visualization of effect size mixtures
set.seed(789)

# Parameters
n_variants <- 500
pi0 <- 0.95  # Proportion of null effects

# Generate true effects
is_null <- rbinom(n_variants, 1, pi0)
true_effects <- rep(0, n_variants)
true_effects[is_null == 0] <- rnorm(sum(is_null == 0), 0, 0.5)
true_effects[is_null == 1] <- rnorm(sum(is_null == 1), 0, 2)
# Add noise to create observed effects
observed_effects <- true_effects + rnorm(n_variants, 0, 0.2)

# Create data frame for plotting
effect_df <- data.frame(
  Variant = 1:n_variants,
  TrueEffect = true_effects,
  ObservedEffect = observed_effects,
  IsNull = factor(is_null)
)

# Plot
ggplot(effect_df, aes(x = ObservedEffect, fill = IsNull)) +
  geom_density(alpha=0.5) +
  scale_fill_manual(values = c("gray70", "red"), 
                   labels = c("Null", "True"),
                   name = "Variant Type") +
  labs(title = "Mixture of Effect Sizes in GWAS",
       subtitle = "Most variants have no effect (null)",
       x = "Observed Effect Size", 
       y = "Count") +
  theme_minimal() +
  theme(legend.position = "bottom")
## ---- chunk 23
#| fig-height: 6
# Create a visualization of multivariate effects
set.seed(345)

# Parameters
n_effects <- 200
n_conditions <- 4

# Create different effect patterns
patterns <- list(
  "Shared" = rep(1, n_conditions),
  "Condition1" = c(1, 0, 0, 0),
  "Condition2" = c(0, 1, 0, 0),
  "Conditions1&2" = c(1, 1, 0, 0),
  "Conditions3&4" = c(0, 0, 1, 1)
)

# Assign effects to patterns
n_per_pattern <- n_effects / length(patterns)
true_effects <- matrix(0, nrow = n_effects, ncol = n_conditions)
colnames(true_effects) <- paste0("Condition", 1:n_conditions)

current_idx <- 1
for (p in 1:length(patterns)) {
  pattern_name <- names(patterns)[p]
  pattern <- patterns[[p]]
  
  for (i in 1:n_per_pattern) {
    effect_size <- rnorm(1, 0, 0.5)
    true_effects[current_idx, ] <- pattern * effect_size
    current_idx <- current_idx + 1
  }
}

# Add noise to create observed effects
observed_effects <- true_effects + matrix(rnorm(n_effects * n_conditions, 0, 0.2),
                                        nrow = n_effects)

# Select a few examples for visualization
example_indices <- c(5, 45, 85, 125, 165)  # One from each pattern
example_data <- data.frame(
  Effect = rep(paste0("Effect", example_indices), each = n_conditions),
  Condition = rep(paste0("Condition", 1:n_conditions), times = length(example_indices)),
  TrueEffect = c(t(true_effects[example_indices, ])),
  ObservedEffect = c(t(observed_effects[example_indices, ]))
)

# Reshape for plotting
example_long <- reshape2::melt(example_data, 
                             id.vars = c("Effect", "Condition"),
                             variable.name = "EffectType",
                             value.name = "Value")

# Create plot
ggplot(example_long, aes(x = Condition, y = Value, color = EffectType, group = EffectType)) +
  geom_point(size = 3) +
  geom_line(size = 1) +
  facet_wrap(~ Effect, ncol = 3) +
  scale_color_manual(values = c("TrueEffect" = "blue", "ObservedEffect" = "red"),
                    labels = c("True Effect", "Observed Effect")) +
  labs(title = "Multivariate Effect Patterns",
       subtitle = "mash identifies and leverages these patterns",
       x = "", 
       y = "Effect Size",
       color = "") +
  theme(legend.position = "bottom")
## ---- chunk 24
#| fig-height: 6
set.seed(678)

# Parameters
n_studies <- 8
true_effect <- 0.3
heterogeneity <- 0.1
clinically_meaningful <- 0.2  # Define clinically meaningful threshold

# Generate study-specific effects
study_effects <- rnorm(n_studies, true_effect, heterogeneity)
study_effects[n_studies] <- -0.2  # outlier

# Generate observed effects with more informative sample sizes
sample_sizes <- c(150, 200, 300, 400, 450, 200, 150, 100)  # More realistic
standard_errors <- 1 / sqrt(sample_sizes)
observed_effects <- rnorm(n_studies, study_effects, standard_errors)

# Bayesian analysis
# Prior: N(0, 1) - weakly informative
prior_mean <- 0
prior_sd <- 1

# Posterior calculations (using precision-weighted approach)
posterior_precision <- 1/prior_sd^2 + sum(1/standard_errors^2)
posterior_mean <- (prior_mean/prior_sd^2 + sum(observed_effects/standard_errors^2))/posterior_precision
posterior_sd <- sqrt(1/posterior_precision)

# Calculate probability of clinically meaningful effect
prob_meaningful <- 1 - pnorm(clinically_meaningful, posterior_mean, posterior_sd)

# Create data frame for forest plot
meta_df <- data.frame(
  Study = paste0("Study ", 1:n_studies),
  Effect = observed_effects,
  SE = standard_errors,
  LowerCI = observed_effects - 1.96 * standard_errors,
  UpperCI = observed_effects + 1.96 * standard_errors
)

# Add Bayesian results
bayes_df <- data.frame(
  Study = "Bayesian Estimate",
  Effect = posterior_mean,
  SE = posterior_sd,
  LowerCI = posterior_mean - 1.96 * posterior_sd,
  UpperCI = posterior_mean + 1.96 * posterior_sd
)

# Combine data
plot_df <- rbind(meta_df, bayes_df)
plot_df$Group <- ifelse(plot_df$Study == "Bayesian Estimate", "Bayesian", "Individual Studies")
plot_df$Group <- factor(plot_df$Group, levels = c("Individual Studies", "Bayesian"))



# Create two plots side by side
p1 <- ggplot(plot_df, aes(x = Effect, y = Study, color = Group)) +
  geom_vline(xintercept = 0, linetype = "dashed", color = "gray") +
  geom_vline(xintercept = clinically_meaningful, linetype = "dotted", color = "darkgreen", 
             size = 1) +
  geom_point(aes(size = 1/SE)) +
  geom_errorbarh(aes(xmin = LowerCI, xmax = UpperCI), height = 0.2) +
  scale_color_manual(values = c("Individual Studies" = "blue", "Bayesian" = "red")) +
  scale_size_continuous(guide = "none") +
  labs(title = "Forest Plot",
       x = "Effect Size", 
       y = "") +
  theme_minimal() +
  theme(legend.position = "bottom")

# Create density plot for posterior
x_range <- seq(posterior_mean - 4*posterior_sd, 
               posterior_mean + 4*posterior_sd, 
               length.out = 1000)
posterior_density <- data.frame(
  x = x_range,
  y = dnorm(x_range, posterior_mean, posterior_sd)
)

p2 <- ggplot(posterior_density, aes(x = x, y = y)) +
  geom_line(color = "red", size = 1.2) +
  geom_vline(xintercept = 0, linetype = "dashed", color = "gray") +
  geom_vline(xintercept = clinically_meaningful, linetype = "dotted", 
             color = "darkgreen", size = 1) +
  geom_area(data = subset(posterior_density, x > clinically_meaningful),
            aes(y = y), fill = "red", alpha = 0.2) +
  labs(title = "Posterior Distribution",
       subtitle = paste0("P(Effect > ", clinically_meaningful, ") = ", 
                        round(prob_meaningful * 100, 1), "%"),
       x = "Effect Size",
       y = "Density") +
  theme_minimal()

# Combine plots
library(patchwork)
p1 + p2 + 
  plot_layout(widths = c(3, 2)) +
  plot_annotation(
    title = "Bayesian Meta-Analysis",
    subtitle = "Forest plot and posterior distribution showing probability of clinically meaningful effect"
  )
